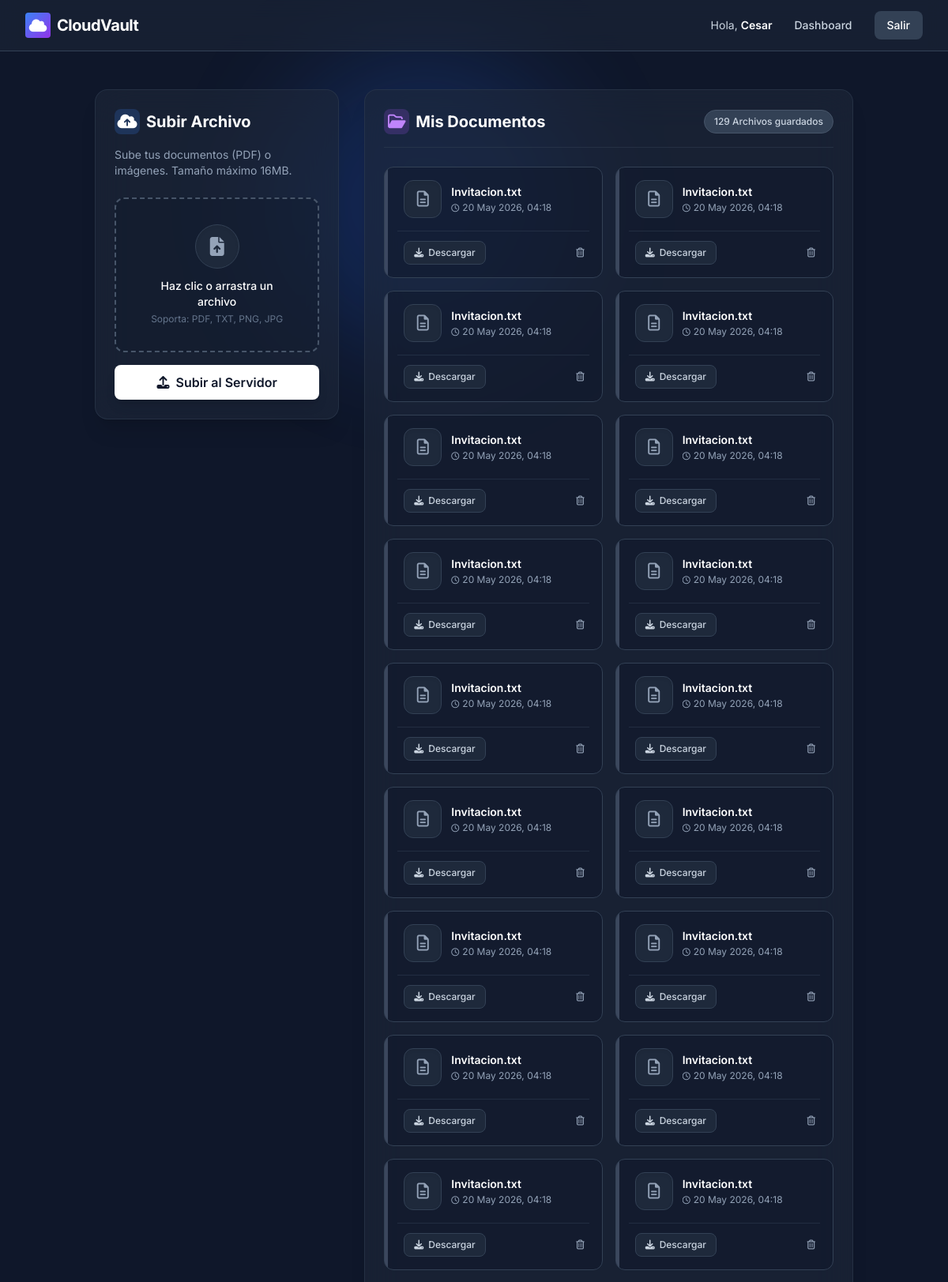
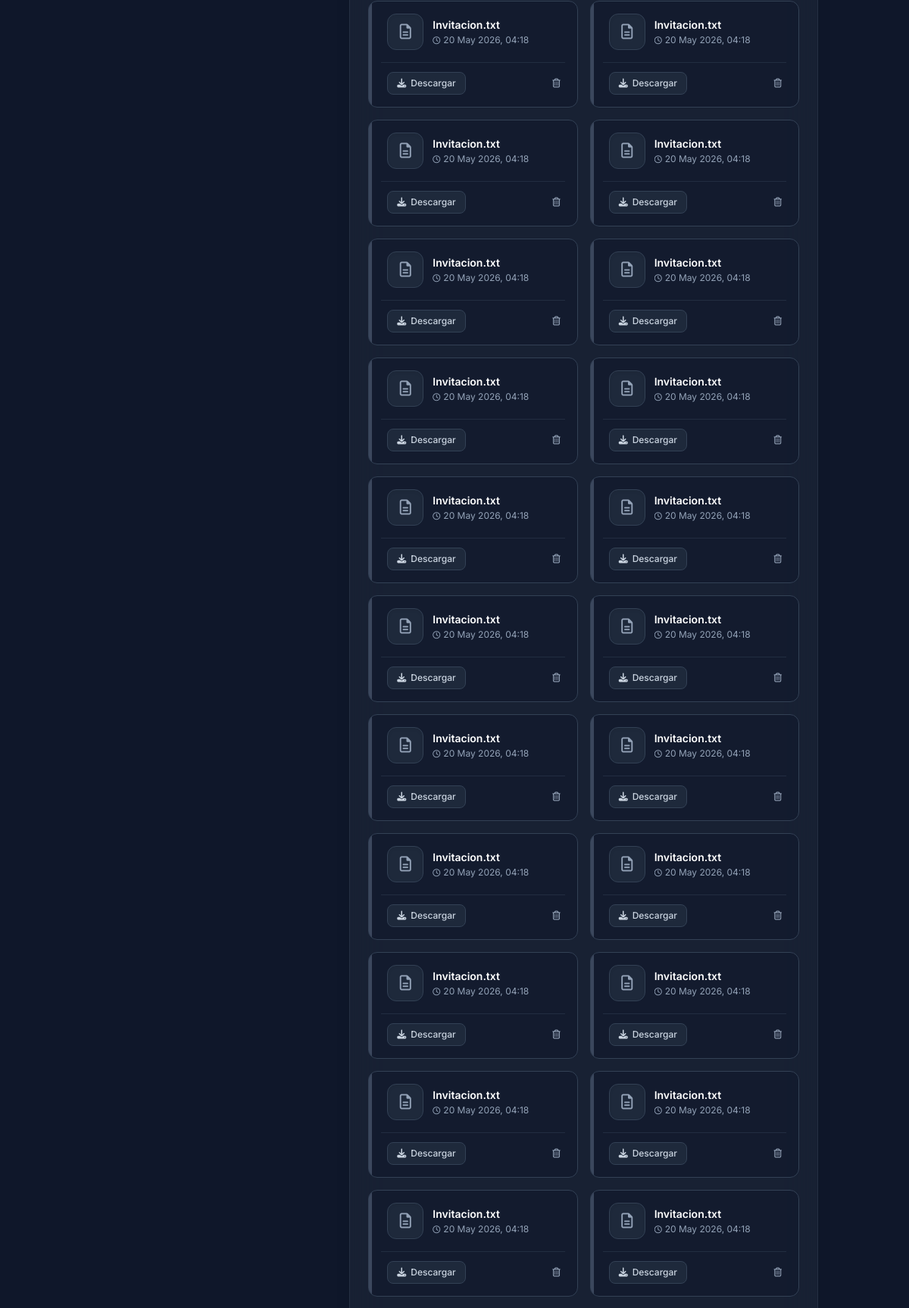
Page /dashboard (signed in, upper part) on the committed database (2 pictures, top to bottom).
### app/models.py (models this page shows, shortened)
class User(db.Model, UserMixin):
    id = db.Column(db.Integer, primary_key=True)
    username = db.Column(db.String(20), unique=True, nullable=False)
    email = db.Column(db.String(120), unique=True, nullable=False)
    password = db.Column(db.String(60), nullable=False)
    files = db.relationship('UploadedFile', backref='owner', lazy=True)

class UploadedFile(db.Model):
    id = db.Column(db.Integer, primary_key=True)
    filename = db.Column(db.String(255), nullable=False)
    original_filename = db.Column(db.String(255), nullable=False)
    upload_date = db.Column(db.DateTime, nullable=False, default=datetime.utcnow)
    user_id = db.Column(db.Integer, db.ForeignKey('user.id'), nullable=False)

### app/routes.py (the view)
@main.route("/dashboard")
@login_required
def dashboard():
    files = UploadedFile.query.filter_by(user_id=current_user.id).order_by(UploadedFile.upload_date.desc()).all()
    return render_template('dashboard.html', title='Dashboard - Mis Archivos', files=files)

### app/models.py (called while the page is built)
@login_manager.user_loader
def load_user(user_id):
    return User.query.get(int(user_id))

### app/templates/dashboard.html (shortened to what this page needs)
{% extends "base.html" %}
{% block content %}
<div class="max-w-6xl mx-auto mt-4">
    <div class="flex flex-col lg:flex-row gap-8">
        <div class="lg:w-1/3">
            <div class="bg-slate-800/60 backdrop-blur-xl rounded-2xl shadow-xl border border-slate-700/50 p-6 sticky top-24">
                <h2 class="text-xl font-bold text-white mb-4 flex items-center gap-2">
                    <div class="w-8 h-8 rounded-lg bg-primary-500/20 text-primary-400 flex items-center justify-center">
                        <i class="fa-solid fa-cloud-arrow-up"></i>
                    </div>
                    Subir Archivo
                </h2>
                <p class="text-sm text-slate-400 mb-6">Sube tus documentos (PDF) o imágenes. Tamaño máximo 16MB.</p>
                <form action="{{ url_for('main.upload_file') }}" method="POST" enctype="multipart/form-data" class="space-y-4">
                    <div class="border-2 border-dashed border-slate-600 rounded-xl p-8 text-center hover:border-primary-500 transition-colors bg-slate-900/30 group relative">
                        <div class="flex flex-col items-center justify-center space-y-3 pointer-events-none">
                            <div class="w-14 h-14 bg-slate-800 rounded-full flex items-center justify-center group-hover:bg-primary-500/20 group-hover:text-primary-400 transition-colors shadow-inner border border-slate-700">
                                <i class="fa-solid fa-file-arrow-up text-2xl text-slate-400 group-hover:text-primary-400"></i>
                            </div>
                            <div>
                                <p class="text-sm font-medium text-white group-hover:text-primary-400 transition-colors">Haz clic o arrastra un archivo</p>
                                <p class="text-xs text-slate-500 mt-1">Soporta: PDF, TXT, PNG, JPG</p>
                            </div>
                        </div>
                    </div>
                    <button type="submit" class="w-full bg-white text-slate-900 hover:bg-slate-100 font-semibold py-2.5 rounded-lg shadow-lg transition-all transform hover:-translate-y-0.5 focus:outline-none focus:ring-2 focus:ring-offset-2 focus:ring-offset-slate-900 focus:ring-white flex justify-center items-center gap-2">
                        <i class="fa-solid fa-upload"></i> Subir al Servidor
                    </button>
                </form>
            </div>
        </div>
        <div class="lg:w-2/3">
            <div class="bg-slate-800/60 backdrop-blur-xl rounded-2xl shadow-xl border border-slate-700/50 p-6 min-h-[500px]">
                <div class="flex justify-between items-center mb-6 pb-4 border-b border-slate-700/50">
                    <h2 class="text-xl font-bold text-white flex items-center gap-2">
                        <div class="w-8 h-8 rounded-lg bg-purple-500/20 text-purple-400 flex items-center justify-center">
                            <i class="fa-regular fa-folder-open"></i>
                        </div>
                        Mis Documentos
                    </h2>
                    <span class="bg-slate-700 text-slate-300 text-xs font-medium px-3 py-1.5 rounded-full border border-slate-600">{{ files|length }} Archivos guardados</span>
                </div>
                {% if files %}
                    <div class="grid grid-cols-1 md:grid-cols-2 gap-4">
                        {% for file in files %}
                        <div class="bg-slate-900/50 border border-slate-700 rounded-xl p-4 flex flex-col hover:border-slate-500 transition-colors group relative overflow-hidden">
                            <div class="absolute top-0 left-0 w-1 h-full
                                {% if file.original_filename.endswith('.pdf') %} bg-red-500
                                {% elif file.original_filename.endswith('.png') or file.original_filename.endswith('.jpg') or file.original_filename.endswith('.jpeg') %} bg-blue-500
                                {% else %} bg-slate-500 {% endif %} opacity-50 group-hover:opacity-100 transition-opacity"></div>
                            <div class="flex items-start justify-between mb-4 pl-2">
                                <div class="flex items-center gap-3 overflow-hidden">
                                    <div class="w-12 h-12 rounded-xl flex items-center justify-center flex-shrink-0 shadow-inner
                                        {% if file.original_filename.endswith('.pdf') %} bg-red-500/10 text-red-400 border border-red-500/20
                                        {% elif file.original_filename.endswith('.png') or file.original_filename.endswith('.jpg') or file.original_filename.endswith('.jpeg') %} bg-blue-500/10 text-blue-400 border border-blue-500/20
                                        {% else %} bg-slate-800 text-slate-400 border border-slate-700 {% endif %}">
                                        {% if file.original_filename.endswith('.pdf') %}
                                            <i class="fa-solid fa-file-pdf text-xl"></i>
                                        {% elif file.original_filename.endswith('.png') or file.original_filename.endswith('.jpg') or file.original_filename.endswith('.jpeg') %}
                                            <i class="fa-regular fa-image text-xl"></i>
                                        {% else %}
                                            <i class="fa-regular fa-file-lines text-xl"></i>
                                        {% endif %}
                                    </div>
                                    <div class="overflow-hidden">
                                        <h3 class="text-sm font-semibold text-white truncate" title="{{ file.original_filename }}">{{ file.original_filename }}</h3>
                                        <p class="text-xs text-slate-400 mt-0.5 flex items-center gap-1">
                                            <i class="fa-regular fa-clock text-[10px]"></i> {{ file.upload_date.strftime('%d %b %Y, %H:%M') }}
                                        </p>
                                    </div>
                                </div>
                            </div>
                            <div class="mt-auto pt-3 flex items-center justify-between border-t border-slate-700/50 pl-2">
                                <a href="{{ url_for('main.download_file', filename=file.filename) }}" class="text-xs font-medium text-slate-300 hover:text-primary-400 flex items-center gap-1.5 transition-colors bg-slate-800 hover:bg-slate-700 px-3 py-1.5 rounded-lg border border-slate-700">
                                    <i class="fa-solid fa-download"></i> Descargar
                                </a>
                                <form action="{{ url_for('main.delete_file', file_id=file.id) }}" method="POST" class="inline" onsubmit="return confirm('¿Estás seguro de que deseas eliminar este archivo de forma permanente?');">
                                    <button type="submit" class="text-xs font-medium text-slate-400 hover:text-red-400 flex items-center gap-1.5 transition-colors p-1.5 rounded-lg hover:bg-red-500/10">
                                        <i class="fa-regular fa-trash-can"></i>
                                    </button>
                                </form>
                            </div>
                        </div>
                        {% endfor %}
                    </div>
                {% endif %}
            </div>
        </div>
    </div>
</div>
{% endblock %}

### app/templates/base.html (shortened to what this page needs)
<!DOCTYPE html>
<html lang="es">
<head>
    <script src="https://cdn.tailwindcss.com"></script>
    <link rel="stylesheet" href="https://cdnjs.cloudflare.com/ajax/libs/font-awesome/6.4.0/css/all.min.css">
    <link rel="stylesheet" href="{{ url_for('static', filename='css/style.css') }}">
</head>
<body class="bg-slate-900 text-white min-h-screen flex flex-col antialiased">
    <nav class="bg-slate-800/50 backdrop-blur-md border-b border-slate-700 sticky top-0 z-50">
        <div class="max-w-7xl mx-auto px-4 sm:px-6 lg:px-8">
            <div class="flex items-center justify-between h-16">
                <div class="flex items-center">
                    <a href="{{ url_for('main.home') }}" class="flex items-center gap-2">
                        <div class="w-8 h-8 rounded bg-gradient-to-br from-primary-500 to-purple-600 flex items-center justify-center font-bold text-lg">
                            <i class="fa-solid fa-cloud"></i>
                        </div>
                        <span class="font-bold text-xl tracking-tight">CloudVault</span>
                    </a>
                </div>
                <div>
                    <div class="ml-4 flex items-center md:ml-6 gap-4">
                        {% if current_user.is_authenticated %}
                            <span class="text-sm text-slate-300">Hola, <span class="font-semibold text-white">{{ current_user.username }}</span></span>
                            <a href="{{ url_for('main.dashboard') }}" class="text-slate-300 hover:text-white px-3 py-2 rounded-md text-sm font-medium transition-colors">Dashboard</a>
                            <a href="{{ url_for('main.logout') }}" class="bg-slate-700 hover:bg-slate-600 text-white px-4 py-2 rounded-lg text-sm font-medium transition-all">Salir</a>
                        {% endif %}
                    </div>
                </div>
            </div>
        </div>
    </nav>
    <main class="flex-grow container mx-auto px-4 sm:px-6 lg:px-8 py-8 relative">
        {% block content %}{% endblock %}
    </main>
</body>
</html>

### rows in the picture
User: username "Cesar"
UploadedFile: original_filename "Invitacion.txt", upload_date "20 May 2026, 04:18"
UploadedFile: original_filename "Invitacion.txt", upload_date "20 May 2026, 04:18"
UploadedFile: original_filename "Invitacion.txt", upload_date "20 May 2026, 04:18"
UploadedFile: original_filename "Invitacion.txt", upload_date "20 May 2026, 04:18"
UploadedFile: original_filename "Invitacion.txt", upload_date "20 May 2026, 04:18"
UploadedFile: original_filename "Invitacion.txt", upload_date "20 May 2026, 04:18"
UploadedFile: original_filename "Invitacion.txt", upload_date "20 May 2026, 04:18"
UploadedFile: original_filename "Invitacion.txt", upload_date "20 May 2026, 04:18"
UploadedFile: original_filename "Invitacion.txt", upload_date "20 May 2026, 04:18"
UploadedFile: original_filename "Invitacion.txt", upload_date "20 May 2026, 04:18"
UploadedFile: original_filename "Invitacion.txt", upload_date "20 May 2026, 04:18"
UploadedFile: original_filename "Invitacion.txt", upload_date "20 May 2026, 04:18"
UploadedFile: original_filename "Invitacion.txt", upload_date "20 May 2026, 04:18"
UploadedFile: original_filename "Invitacion.txt", upload_date "20 May 2026, 04:18"
UploadedFile: original_filename "Invitacion.txt", upload_date "20 May 2026, 04:18"
UploadedFile: original_filename "Invitacion.txt", upload_date "20 May 2026, 04:18"
UploadedFile: original_filename "Invitacion.txt", upload_date "20 May 2026, 04:18"
UploadedFile: original_filename "Invitacion.txt", upload_date "20 May 2026, 04:18"
UploadedFile: original_filename "Invitacion.txt", upload_date "20 May 2026, 04:18"
UploadedFile: original_filename "Invitacion.txt", upload_date "20 May 2026, 04:18"
UploadedFile: original_filename "Invitacion.txt", upload_date "20 May 2026, 04:18"
UploadedFile: original_filename "Invitacion.txt", upload_date "20 May 2026, 04:18"
UploadedFile: original_filename "Invitacion.txt", upload_date "20 May 2026, 04:18"
UploadedFile: original_filename "Invitacion.txt", upload_date "20 May 2026, 04:18"
UploadedFile: original_filename "Invitacion.txt", upload_date "20 May 2026, 04:18"
UploadedFile: original_filename "Invitacion.txt", upload_date "20 May 2026, 04:18"
UploadedFile: original_filename "Invitacion.txt", upload_date "20 May 2026, 04:18"
UploadedFile: original_filename "Invitacion.txt", upload_date "20 May 2026, 04:18"
UploadedFile: original_filename "Invitacion.txt", upload_date "20 May 2026, 04:18"
UploadedFile: original_filename "Invitacion.txt", upload_date "20 May 2026, 04:18"
UploadedFile: original_filename "Invitacion.txt", upload_date "20 May 2026, 04:18"
UploadedFile: original_filename "Invitacion.txt", upload_date "20 May 2026, 04:18"
UploadedFile: original_filename "Invitacion.txt", upload_date "20 May 2026, 04:18"
UploadedFile: original_filename "Invitacion.txt", upload_date "20 May 2026, 04:18"
UploadedFile: original_filename "Invitacion.txt", upload_date "20 May 2026, 04:18"
UploadedFile: original_filename "Invitacion.txt", upload_date "20 May 2026, 04:18"
UploadedFile: original_filename "Invitacion.txt", upload_date "20 May 2026, 04:18"
UploadedFile: original_filename "Invitacion.txt", upload_date "20 May 2026, 04:18"
UploadedFile: original_filename "Invitacion.txt", upload_date "20 May 2026, 04:18"
UploadedFile: original_filename "Invitacion.txt", upload_date "20 May 2026, 04:18"

### other values in the picture
{{ files|length }} "129"
